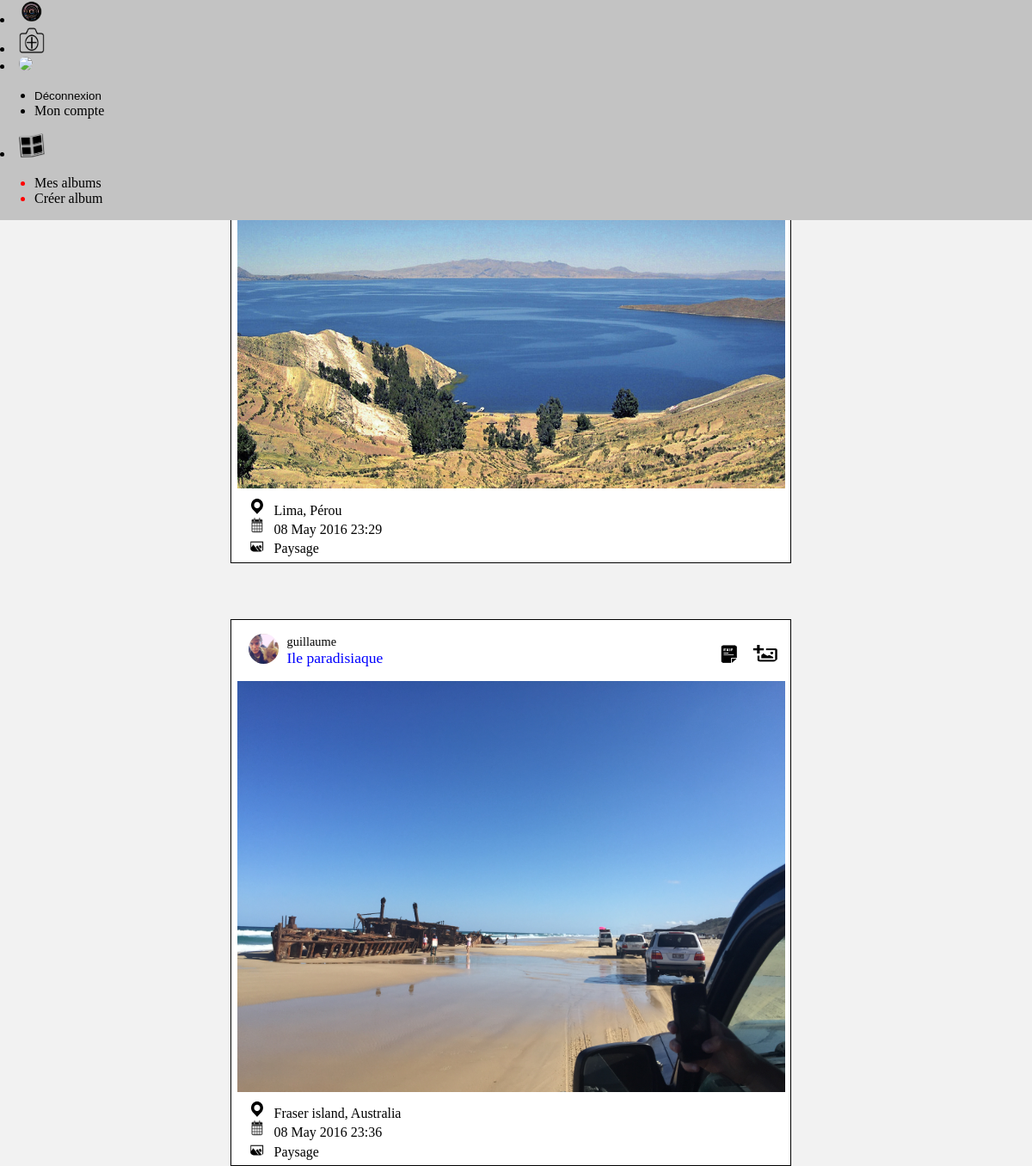
The app's page /visionnage_album.php?id_album=17 with its own data.
### tables this page shows
CREATE TABLE IF NOT EXISTS `photos` (
  `ID` int(11) NOT NULL AUTO_INCREMENT,
  `path` text NOT NULL,
  `public` tinyint(1) NOT NULL,
  `ID_owner` text NOT NULL,
  `location` text NOT NULL,
  `date` datetime NOT NULL,
  `theme` text NOT NULL,
  `name` text NOT NULL,
  PRIMARY KEY (`ID`),
  KEY `ID` (`ID`)
);

CREATE TABLE IF NOT EXISTS `users` (
  `ID` int(11) NOT NULL AUTO_INCREMENT,
  `pseudo` text NOT NULL,
  `mdp` text NOT NULL,
  `email` text NOT NULL,
  `avatar` text NOT NULL,
  `admin` tinyint(1) NOT NULL,
  PRIMARY KEY (`ID`)
);

### visionnage_album.php (the view, shortened to what this page needs)
<!DOCTYPE html>
<html>
    <head>
        <link rel="stylesheet" type="text/css" href="style.css">
        <link rel="stylesheet" type="text/css" href="album.css">
        <link rel="stylesheet" type="text/css" href="menu.css">
        <link rel="stylesheet" type="text/css" href="parser.css">
    </head>
    <body  onkeydown="testEchap(event)">
        <?php include('menu.php'); ?>
        <?php
            $album_requete = $bdd->prepare('SELECT title FROM album WHERE ID = ?');
            $album_requete->execute(array($_GET['id_album']));
            $album_reponse = $album_requete->fetch();
            echo('<h1 class = "album_page_title">' . $album_reponse['title'] . '</h1>');
            $photo_album_requete = $bdd->prepare('SELECT ID_photo FROM album_photo WHERE ID_album = ?');
            $photo_album_requete->execute(array($_GET['id_album']));
            while($photo_album_reponse = $photo_album_requete->fetch())
            {
                $photos_requete = $bdd->prepare('SELECT * FROM photos WHERE ID = ?');
                $photos_requete->execute(array($photo_album_reponse['ID_photo']));
            $requete_id_user = $bdd->prepare('SELECT ID from users WHERE pseudo = ?');
            $requete_id_user->execute(array($_SESSION['user']));
            $id_user = $requete_id_user->fetch();
            while($photos_reponse = $photos_requete->fetch())
            {
                if($photos_reponse['public'] == 1 || $photos_reponse['ID_owner'] == $id_user['ID'])
                {
                    echo('<div class="bloc_photo">');
                    $requete_pseudo_owner = $bdd->prepare('SELECT pseudo, avatar FROM users, photos WHERE users.ID = ?');
                    $requete_pseudo_owner -> execute(array($photos_reponse['ID_owner']));
                    $pseudo_owner = $requete_pseudo_owner->fetch();
                    if(!empty($pseudo_owner['avatar']))
                    {
                        echo('<p class="paragraph_owner">' . '<a href="profil.php?pseudo=' . $pseudo_owner['pseudo'] .'"> ' . '<img class = "avatar_owner" src="'.$pseudo_owner['avatar'].'"/></a>');
                    }
                    else
                    {
                        echo('<p class="paragraph_owner">' . '<a href="profil.php?pseudo=' . $pseudo_owner['pseudo'] .'"> ' . '<img class = "avatar_owner" src="avatars/unknown.png"/></a>');
                    }
                    $name_add= 'add' . $photos_reponse['ID'];
                    echo('<form method="POST" action ="" enctype="multipart/form-data">');
                            echo('<input class = "float_right" src="ressources/add_to_album.png" type="image" value="submit" name="' . $name_add . '" /> ');
                    echo('</form>');
                    echo('<img class = "float_right" src="ressources/exif.png"/>');
                    echo('<a href="profil.php?pseudo=' . $pseudo_owner['pseudo'] .'"><span class="name_owner">' . $pseudo_owner['pseudo'] . '</span></a>');
                    if(!empty($photos_reponse['name']))
                    {
                        echo('<br/><span class="name_photo">' . $photos_reponse['name'] . '</span></p>');
                    }
                    else
                    {
                        echo('</p>');
                    }
                    echo('<p class="image">' . '<img class = "photo" src="'.$photos_reponse['path'].'"/>' . '</p>');
                    if(!empty($photos_reponse['location']))
                    {
                        echo('<p class="description"> <img class = "logo_description" src="ressources/location.png"/>' . '<a href="https://www.google.fr/maps/search/'.$photos_reponse['location'].'" target="blank" title="Cliquer pour accéder à une carte">' . $photos_reponse['location'] . '</a>' . '</p>');
                    }
                    if(!empty($photos_reponse['date']))
                    {
                        $date=date_create($photos_reponse['date']);
                        echo('<p class="description"> <img class = "logo_description" src="ressources/date.png"/>' . date_format($date, "d M Y H:i"));
                    }
                    if(!empty($photos_reponse['theme']))
                    {
                        echo('<p class="description"> <img class = "logo_description" src="ressources/theme.png"/>' . $photos_reponse['theme'] . '</p>');
                    }
                    echo('</div>');
                }
            }
    }
        ?>
    </body>
</html>

### style.css (style rules this page uses)
h1 { text-align: center; }
.image { text-align: center; height: 85%; width: 100%; margin: auto; margin-bottom: 0.5em; }
.bloc_photo { display: block; margin-top: 65px; margin-bottom: 5px; width:90%; max-width: 650px; border: 1px solid black; margin-left: auto; margin-right: auto; background-color: white; padding-bottom: 0.5em; }
.photo { max-height: 90%; max-width: 98%; }
html { height: 100%; width: 99%; }
body { background-color: rgb(242,242,242); height: 100%; width: 99%; padding:0px; margin:0px; }
.paragraph_owner { margin-left: 3%; }
.avatar_owner { overflow:hidden; -webkit-border-radius:50px; -moz-border-radius:50px; border-radius:50px; width:35px; height:35px; margin-right: 10px; float:left; }
.logo_description { overflow:hidden; -webkit-border-radius:50px; -moz-border-radius:50px; border-radius:50px; width:20px; height:20px; margin-right: 10px; }
.description { display: block; margin-left: 3%; margin-top: -0.1em; margin-bottom: -0.1em; }
.name_photo { color: rgb(0,0,255); font-size: 1.1em; }
.name_owner { font-size: 0.9em; }
.description a { text-decoration: none; color: black; }
.float_right { overflow:hidden; -webkit-border-radius:50px; -moz-border-radius:50px; border-radius:50px; width:35px; height:35px; margin-right: 10px; float:right; }
a, a:active, a:visited { text-decoration: none; color:black; }

### album.css (style rules this page uses)
a { text-decoration: none; color:black; }
.album_page_title { font-weight: 800; font-size: 3em; text-align: center; font-family: ecriture_attachee; margin-top: 65px; margin-bottom: -40px; }

### menu.css (style rules this page uses)
body { margin-top:0px; margin-left:0px; margin-right:0px; width: 100%; }

### records on screen
photos: path (picture), public 1 (drawn), location "Lima, Pérou", date "08 May 2016 23:29", theme "Paysage"
photos: ID_owner.avatar (picture), public 1 (drawn), ID_owner.pseudo "guillaume", name "Ile paradisiaque", path (picture), location "Fraser island, Australia", date "08 May 2016 23:36", theme "Paysage"
